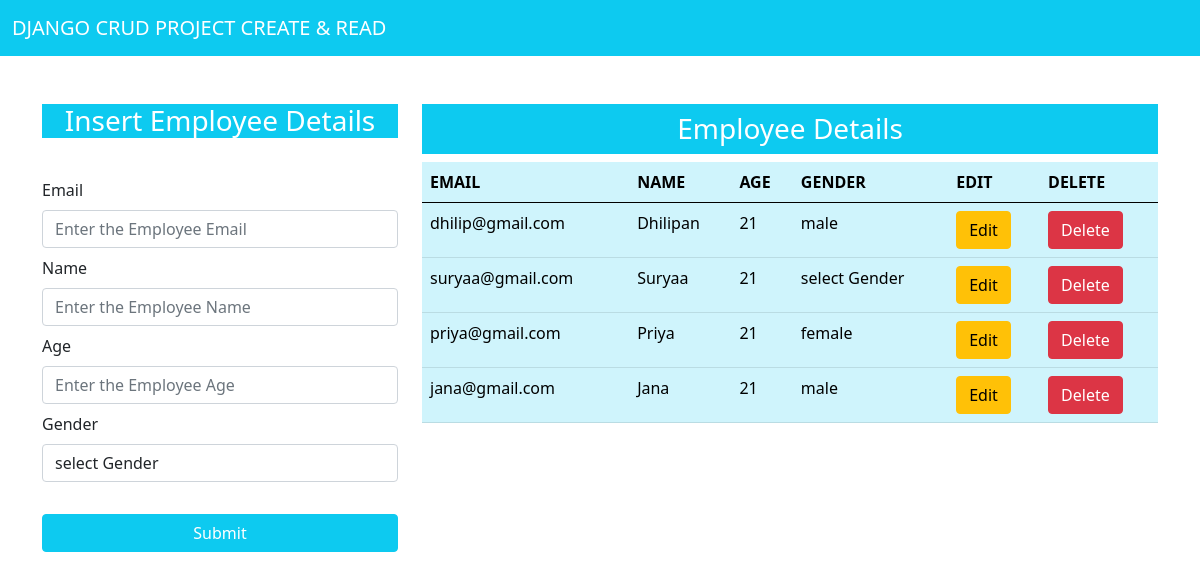
The page / on the database its author committed.
### app/models.py (models this page shows, shortened)
class employee(models.Model):
    name=models.CharField(max_length=30,blank=False,null=False)
    email=models.EmailField()
    age=models.IntegerField()
    gender=models.CharField(max_length=25,blank=False,null=False)

### app/views.py (the view)
# urls.py: path('',views.index,name="index"),
def index(request):
    data=employee.objects.all()
    context={"data":data}
    return render(request,"index.html",context)

### template/index.html (shortened to what this page needs)
<!DOCTYPE html>
<html lang="en">
  <head>
    <link
      href="https://cdn.jsdelivr.net/npm/bootstrap@5.0.2/dist/css/bootstrap.min.css"
      rel="stylesheet"
    />
  </head>
  <body>
    <nav class="navbar navbar-expand-lg navbar-light bg-info">
      <div class="container-fluid">
        <a class="navbar-brand" style="color: white;" href="/"
          >DJANGO CRUD PROJECT CREATE & READ</a
        >
      </div>
    </nav>
    <div class="container mt-5">
      <div class="row">
        <div class="col-md-4">
          <h3
            style="color: white; text-align: center"
            class="bg-info"
          >
            Insert Employee Details
          </h3>
          <br />
          <form action="/insert" method="post">{% csrf_token %}
            <div class="form-grocd up">
              <label for="email" class="mt-2">Email</label>
              <input
                type="email"
                placeholder="Enter the Employee Email"
                class="form-control mt-2"
                name="email"
                required
              />
              <label for="name" class="mt-2">Name</label>
              <input
                type="text"
                placeholder="Enter the Employee Name"
                class="form-control mt-2"
                name="name"
                required
              />
              <label for="age" class="mt-2">Age</label>
              <input
                type="number"
                placeholder="Enter the Employee Age "
                class="form-control mt-2"
                name="age"
                required
              />
              <div class="form-group">
                <label for="gender" class="mt-2">Gender</label>
                <select
                  id="gender"
                  class="form-control mt-2"
                  name="gender"
                  required
                >
                  <option selected>select Gender</option>
                </select>
              </div>
            </div><br>
            <div class="d-grid gap-2">
              <button class="btn btn-info mt-2" style="color: white;" type="submit">Submit</button>
            </div>
          </form>
        </div>
        <div class="col-md-8">
          <h3 class="text-center bg-info p-2" style="color: white;">Employee Details</h3>
          <table class="table table-info table-hover">
            <thead>
              <tr>
                <th scope="col">EMAIL</th>
                <th scope="col">NAME</th>
                <th scope="col">AGE</th>
                <th scope="col">GENDER</th>
                <th scope="col">EDIT</th>
                <th scope="col">DELETE</th>
              </tr>
            </thead>
            <tbody>
              {% for d in data  %}
                <tr>
                <td>{{d.email}}</td>
                <td>{{d.name}}</td>
                <td>{{d.age}}</td>
                <td>{{d.gender}}</td>
                <td><a type="button" href="/update/{{d.id}}" class="btn btn-warning">Edit</a></td>
                <td><a type="button" href="/delete/{{d.id}}" class="btn btn-danger">Delete</a ></td>
                </tr>
              {% endfor %}
            </tbody>
          </table>
        </div>
      </div>
    </div>
  </body>
</html>

### rows shown on the page
employee: email "dhilip@gmail.com", name "Dhilipan", age "21", gender "male"
employee: email "suryaa@gmail.com", name "Suryaa", age "21", gender "select Gender"
employee: email "priya@gmail.com", name "Priya", age "21", gender "female"
employee: email "jana@gmail.com", name "Jana", age "21", gender "male"
